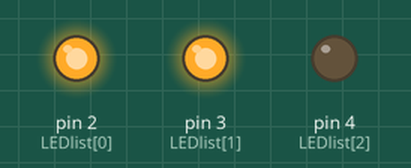
Recording of a sketch running on a simulated Arduino Uno, built with avr-gcc and run on an emulated ATmega328P. Parts: output pins drawn as LEDs (lit = HIGH). Random numbers use the default seed unless the sketch sets one.

Above: at 3.01 s.
At 7.13 s:
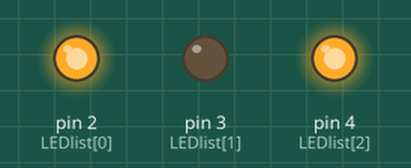
At 11.07 s:
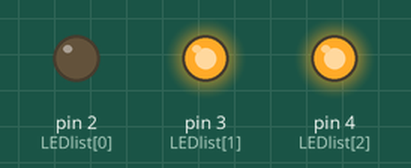
At 16.29 s:
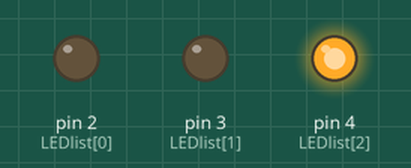
At 27.49 s:
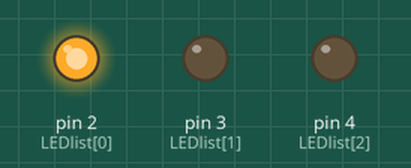
At 39.82 s:
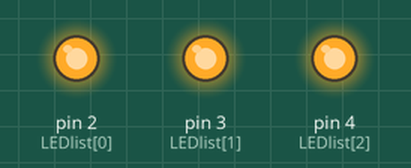
Timing chart, 0 to 40.0 s (numbered marks = the images above):
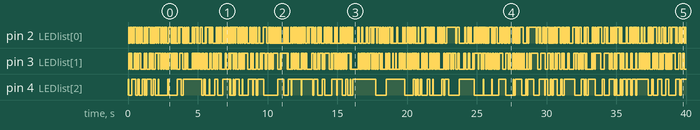

The sketch:

RGB_LED_Random_disco.ino
```cpp
void setup()
{
  pinMode(2, OUTPUT);
  pinMode(3, OUTPUT);
  pinMode(4, OUTPUT);
  randomSeed(analogRead(0));
}

void loop()
{
  int UniqueLED;
  int SingleState;
  int LEDlist[] = {2, 3, 4};
  int values[] = {0, 1};

  UniqueLED = (random(3) + 2);
  SingleState = random(2);

  digitalWrite(UniqueLED, SingleState);
  digitalWrite(LEDlist[UniqueLED - 3], values[SingleState - 1]);
  digitalWrite(LEDlist[UniqueLED - 4], values[SingleState - 1]);
  delay(50);
}
```
